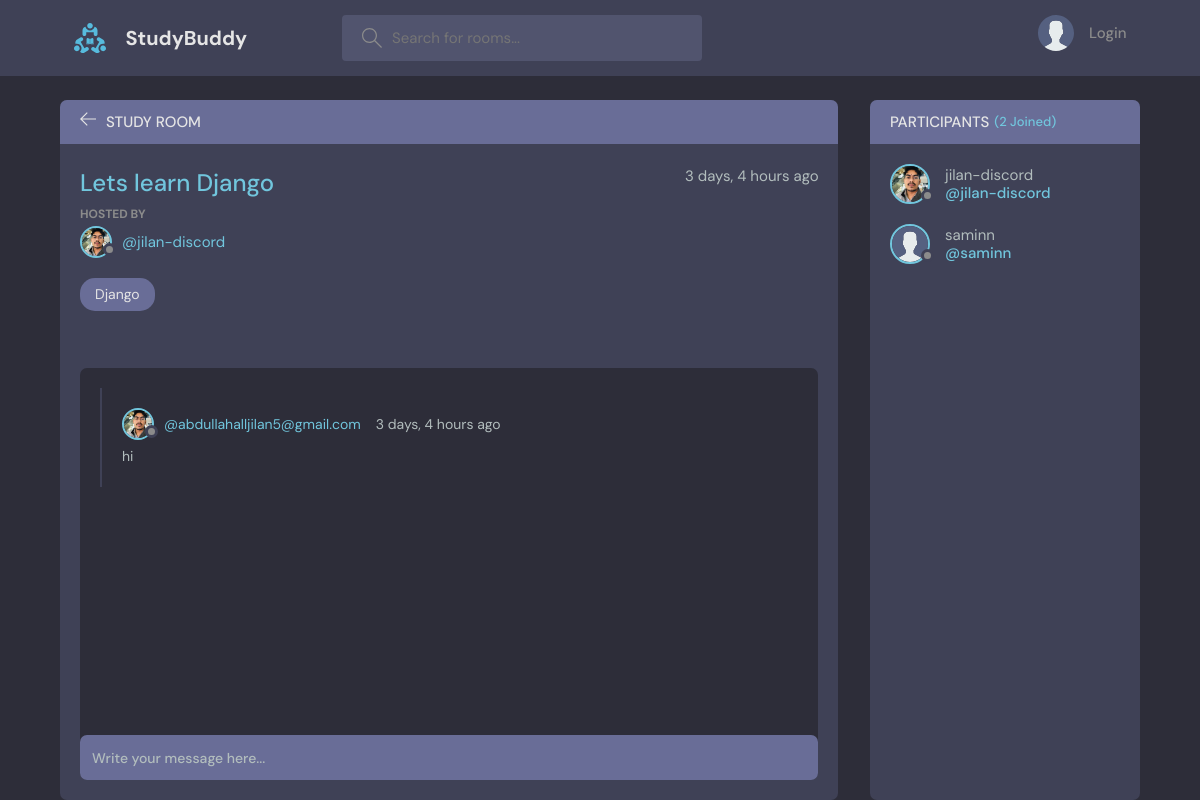
/room/1, run on the app's committed database.
### base/models.py (models this page shows, shortened)
class Room(models.Model):
    host= models.ForeignKey(User,on_delete=models.SET_NULL,null=True)
    topic=models.ForeignKey(Topic,on_delete=models.SET_NULL,null=True)
    name=models.CharField(max_length=200)
    description= models.TextField(null=True, blank=True)
    participents=models.ManyToManyField(User, related_name="participents",blank=True)
    updated= models.DateTimeField(auto_now=True)
    created= models.DateTimeField(auto_now_add=True)
    class Meta:
        ordering= ['-updated','-created']

class User(AbstractUser):
    name=models.CharField(max_length=200, null=True)
    email=models.EmailField(unique=True,null=True)
    bio= models.TextField(null=True)
    avatar= models.ImageField(null=True, default='avatar.svg')
    USERNAME_FIELD= 'email'
    REQUIRED_FIELDS= []

class Topic(models.Model):
    name= models.CharField(max_length=200)
    def __str__(self):
        return self.name

class Message(models.Model):
    user=models.ForeignKey(User,on_delete=models.CASCADE)
    room=models.ForeignKey(Room, on_delete=models.CASCADE)
    body=models.TextField()
    updated= models.DateTimeField(auto_now=True)
    created= models.DateTimeField(auto_now_add=True)
    class Meta:
        ordering= ['-updated','-created']

### base/views.py (the view, shortened to what this page needs)
# urls.py: path('room/<str:pk>',views.room,name="room"),
def room(request,pk):
    room= Room.objects.get(id=pk)
    messages=room.message_set.all()
    participents=room.participents.all()
    context={'room':room,'messages':messages,'participents':participents}
    return render(request,"base/room.html",context)

### base/templates/base/room.html (shortened to what this page needs)
{% extends 'main.html' %}
{% block content %}
    <main class="profile-page layout layout--2">
      <div class="container">
        <div class="room">
          <div class="room__top">
            <div class="room__topLeft">
              <a href="{% url 'home' %}">
                <svg version="1.1" xmlns="http://www.w3.org/2000/svg" width="32" height="32" viewBox="0 0 32 32">
                  <title>arrow-left</title>
                  <path
                    d="M13.723 2.286l-13.723 13.714 13.719 13.714 1.616-1.611-10.96-10.96h27.625v-2.286h-27.625l10.965-10.965-1.616-1.607z"
                  ></path>
                </svg>
              </a>
              <h3>Study Room</h3>
            </div>
          </div>
          <div class="room__box scroll">
            <div class="room__header scroll">
              <div class="room__info">
                <h3>{{room.name}}</h3>
                <span>{{room.created|timesince}} ago</span>
              </div>
              <div class="room__hosted">
                <p>Hosted By</p>
                <a href="{% url 'user-profile' room.host.id %}" class="room__author">
                  <div class="avatar avatar--small">
                    <img src="{{ room.host.avatar.url }}" />
                  </div>
                  <span>@{{room.host.username}}</span>
                </a>
              </div>
              <span class="room__topics">{{room.topic}}</span>
            </div>
            <div class="room__conversation">
              <div class="threads scroll">
                {% for message in messages %}
                <div class="thread">
                  <div class="thread__top">
                    <div class="thread__author">
                      <a href="{% url 'user-profile' message.user.id %}" class="thread__authorInfo">
                        <div class="avatar avatar--small">
                          <img src="{{ message.user.avatar.url }}" />
                        </div>
                        <span>@{{message.user}}</span>
                      </a>
                      <span class="thread__date">{{message.created|timesince}} ago</span>
                    </div>
                  </div>
                  <div class="thread__details">
                    {{message.body}}
                  </div>
                </div>
                {% endfor %}
              </div>
            </div>
          </div>
          <div class="room__message">
            <form action="" method="POST">
              <input name="body" placeholder="Write your message here..." /></form>
          </div>
        </div>
        <div class="participants">
          <h3 class="participants__top">Participants <span>({{participents.count}} Joined)</span></h3>
          <div class="participants__list scroll">
            {% for participent in participents %}
            <a href="{% url 'user-profile' participent.id %}" class="participant">
              <div class="avatar avatar--medium">
                <img src="{{ participent.avatar.url }}" />
              </div>
              <p>
                {{participent.username}}
                <span>@{{participent.username}}</span>
              </p>
            </a>
            {% endfor %}
          </div>
        </div>
      </div>
    </main>
  </body>
{% endblock content %}

### templates/main.html (shortened to what this page needs)
<!DOCTYPE html>
{% load static %}
<html lang="en">
  <head>
    <link rel="stylesheet" href="{% static 'styles/style.css' %}" />
  </head>
  <body>
    {% include 'navbar.html' %}
    {% block content %}
    {% endblock %}
  </body>
</html>

### templates/navbar.html (shortened to what this page needs)
{% load static %}
<header class="header header--loggedIn">
    <div class="container">
      <a href="{% url 'home' %}" class="header__logo">
        <img src="{% static 'images/logo.svg' %}" />
        <h1>StudyBuddy</h1>
      </a>
      <form class="header__search" method="GET" action="{% url 'home' %}">
        <label>
          <input placeholder="Search for rooms..." />
        </label>
      </form>
      <nav class="header__menu">
        {% if request.user.is_authenticated %}
        <div class="header__user">
          <a href="{% url 'user-profile' user.id %}">
            <div class="avatar avatar--medium active">
              <img src="{{ request.user.avatar.url }}" />
            </div>
            <p>{{request.user.username}} <span>@{{request.user.username}}</span></p>
          </a>
          <button class="dropdown-button">
            <svg version="1.1" xmlns="http://www.w3.org/2000/svg" width="32" height="32" viewBox="0 0 32 32">
              <title>chevron-down</title>
              <path d="M16 21l-13-13h-3l16 16 16-16h-3l-13 13z"></path>
            </svg>
          </button>
        </div>
        {% else %}
        <a href="{% url 'login' %}">
          <img src="{% static 'images/avatar.svg' %}" />
          <p>Login</p>
        </a>
        {% endif %}
      </nav>
    </div>
  </header>

### data on the page
Room: name "Lets learn Django", created "3 days, 4 hours", host.avatar (picture), host.username "jilan-discord", topic "Django"
Message: user.avatar (picture), user "abdullahalljilan5@gmail.com", created "3 days, 4 hours", body "hi"
User: avatar (picture), username "jilan-discord"
User: avatar (placeholder picture), username "saminn"

### other printed values
{{ participents.count }} "2"
